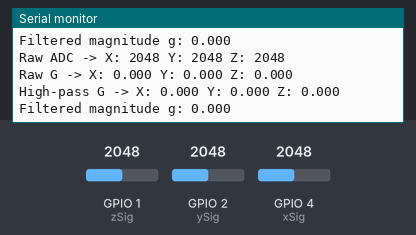
This sketch was run on a simulated ESP32. Parts: the last lines printed to the serial monitor. The inputs (shaded band) are chosen by the test bench; at power-on: GPIO 1 (zSig) = 2048, GPIO 2 (ySig) = 2048, GPIO 4 (xSig) = 2048.

Above: at 1.7 s.
1.8 s: GPIO 1 (zSig) set to 2866
At 2.31 s:
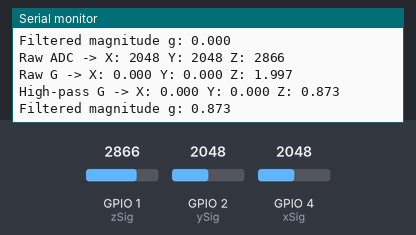
3.3 s: GPIO 2 (ySig) set to 2866
At 3.54 s:
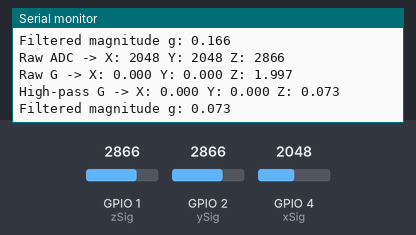
4.8 s: GPIO 4 (xSig) set to 2866
At 5.18 s:
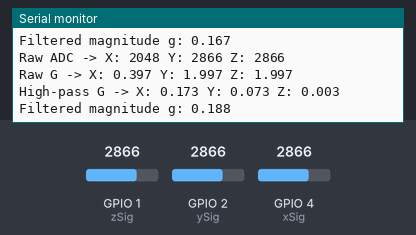
6.3 s: GPIO 1 (zSig) set to 3603
At 6.41 s:
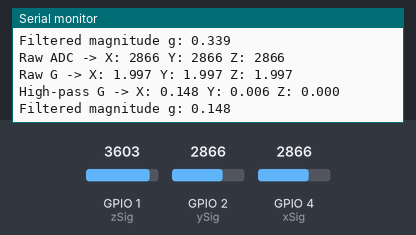
7.8 s: GPIO 2 (ySig) set to 3603
At 8.05 s:
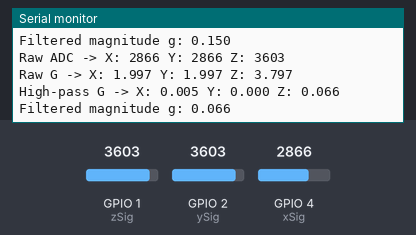
9.3 s: GPIO 4 (xSig) set to 3603
At 9.69 s:
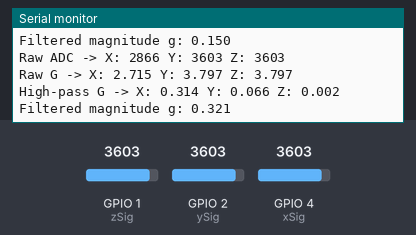
Timing chart, 0 to 11.8 s (numbered marks = the images above; inputs shaded):
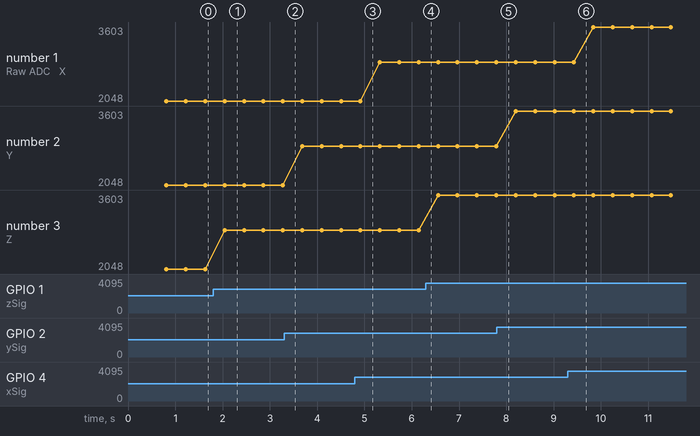

The sketch:

Calibration_testing.INO
```cpp
#include <Arduino.h>

// Accelerometer analog inputs
const int xSig = 4;
const int ySig = 2;
const int zSig = 1;

// High-pass filter tuning.
// Lower cutoff values remove gravity more slowly but preserve motion better.
const float cutoffHz = 0.5f;
const float samplePeriodSeconds = 0.10f;

const float rc = 1.0f / (2.0f * PI * cutoffHz);

unsigned long lastMillis = 0;

// Sensor calibration (set these to your sensor's values)
// `sensorOffsetMilliVolts` is the output (mV) corresponding to 0 g (often Vcc/2).
// `sensorSensitivityMilliVoltsPerG` is mV per g (e.g., 330 mV/g for some sensors).
const float sensorOffsetMilliVolts = 1650.0f;
const float sensorSensitivityMilliVoltsPerG = 330.0f;

float lastRawX = 0.0f;
float lastRawY = 0.0f;
float lastRawZ = 0.0f;

float filteredX = 0.0f;
float filteredY = 0.0f;
float filteredZ = 0.0f;

bool filterInitialized = false;

int averageAnalogMilliVolts(int pin) {
  long total = 0;
  const int sampleCount = 5;

  for (int i = 0; i < sampleCount; i++) {
    total += analogReadMilliVolts(pin);
    delay(10);
  }

  return total / sampleCount;
}

int averageAnalogRaw(int pin) {
  long total = 0;
  const int sampleCount = 5;

  for (int i = 0; i < sampleCount; i++) {
    total += analogRead(pin);
    delay(10);
  }

  return total / sampleCount;
}

void applyHighPassFilter(float rawX, float rawY, float rawZ, float alpha) {
  if (!filterInitialized) {
    lastRawX = rawX;
    lastRawY = rawY;
    lastRawZ = rawZ;
    filterInitialized = true;
    return;
  }

  filteredX = alpha * (filteredX + rawX - lastRawX);
  filteredY = alpha * (filteredY + rawY - lastRawY);
  filteredZ = alpha * (filteredZ + rawZ - lastRawZ);

  lastRawX = rawX;
  lastRawY = rawY;
  lastRawZ = rawZ;
}

void setup() {
  Serial.begin(115200);
  delay(500);

  pinMode(xSig, INPUT);
  pinMode(ySig, INPUT);
  pinMode(zSig, INPUT);

  Serial.println("Starting accelerometer high-pass filter test...");
  Serial.println("Keep the sensor still to see gravity attenuate toward zero.");
  Serial.print("Cutoff Hz: ");
  Serial.println(cutoffHz, 2);
  float initialAlpha = rc / (rc + samplePeriodSeconds);
  Serial.print("Alpha (initial estimate): ");
  Serial.println(initialAlpha, 4);
}

void loop() {
  int xRaw = averageAnalogRaw(xSig);
  int yRaw = averageAnalogRaw(ySig);
  int zRaw = averageAnalogRaw(zSig);

  float xValue = (float)averageAnalogMilliVolts(xSig);
  float yValue = (float)averageAnalogMilliVolts(ySig);
  float zValue = (float)averageAnalogMilliVolts(zSig);

  unsigned long now = millis();
  float dtSeconds;
  if (lastMillis == 0) {
    dtSeconds = samplePeriodSeconds; // use estimate for first iteration
  } else {
    dtSeconds = (now - lastMillis) / 1000.0f;
  }
  lastMillis = now;

  float alpha = rc / (rc + dtSeconds);
  if (alpha < 0.0f) alpha = 0.0f;
  else if (alpha > 1.0f) alpha = 1.0f;

  applyHighPassFilter(xValue, yValue, zValue, alpha);

  // Convert raw mV -> g (use offset calibration for raw values)
  float xRawG = (xValue - sensorOffsetMilliVolts) / sensorSensitivityMilliVoltsPerG;
  float yRawG = (yValue - sensorOffsetMilliVolts) / sensorSensitivityMilliVoltsPerG;
  float zRawG = (zValue - sensorOffsetMilliVolts) / sensorSensitivityMilliVoltsPerG;

  // Filtered values are AC (DC removed) so convert directly by sensitivity
  float xFilteredG = filteredX / sensorSensitivityMilliVoltsPerG;
  float yFilteredG = filteredY / sensorSensitivityMilliVoltsPerG;
  float zFilteredG = filteredZ / sensorSensitivityMilliVoltsPerG;

  Serial.print("Raw ADC -> X: ");
  Serial.print(xRaw);
  Serial.print(" Y: ");
  Serial.print(yRaw);
  Serial.print(" Z: ");
  Serial.println(zRaw);

  Serial.print("Raw G -> X: ");
  Serial.print(xRawG, 3);
  Serial.print(" Y: ");
  Serial.print(yRawG, 3);
  Serial.print(" Z: ");
  Serial.println(zRawG, 3);

  Serial.print("High-pass G -> X: ");
  Serial.print(xFilteredG, 3);
  Serial.print(" Y: ");
  Serial.print(yFilteredG, 3);
  Serial.print(" Z: ");
  Serial.println(zFilteredG, 3);

  float magnitudeG = sqrt(xFilteredG * xFilteredG + yFilteredG * yFilteredG + zFilteredG * zFilteredG);
  Serial.print("Filtered magnitude g: ");
  Serial.println(magnitudeG, 3);

  delay(100);
}
```

Measured:
- after the input at 1.8 s, the serial monitor: prints a new line after 0.24 s (image 1)
- after the input at 4.8 s, the serial monitor: prints a new line after 0.12 s (image 3)
- after the input at 9.3 s, the serial monitor: prints a new line after 0.13 s (image 6)
- plotted number 3: 2048 → 2866 after the input at 1.8 s, 2866 → 3603 after the input at 6.3 s
